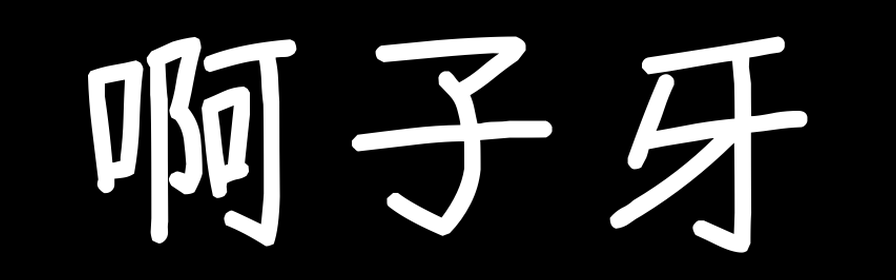
#> input picture 参考库/品牌/B站/源文件/字形蒙版.png, 896 x 280 px
$ python '重建水印.py'
#> lines starting #> are read from the running program, lines starting #| are printed output that depends on the picture
"""Rebuild the name-only transparent watermark from its preserved glyph mask.

Requires Pillow. Run this file with Python; no system fonts or video files needed.
"""
from pathlib import Path
from PIL import Image, ImageChops, ImageFilter

ROOT=Path(__file__).resolve().parents[1]


def shift(mask,dx,dy):
    result=Image.new('L',mask.size)
    result.paste(mask,(dx,dy))
    return result


def tint(mask,rgb,opacity):
    result=Image.new('RGBA',mask.size,rgb+(0,))
    result.putalpha(mask.point(lambda v:round(v*opacity)))
    return result


def build():
    mask=Image.open(ROOT/'源文件/字形蒙版.png').convert('L')
#> mask is the input picture: PIL image 896x280 L; min 0, max 255, mean 43
    assert mask.size==(896,280)
    highlight=ImageChops.subtract(mask,shift(mask,5,5)).filter(ImageFilter.GaussianBlur(.5))
#> in shift, `result=Image.new('L',mask.size)`: result: PIL image 896x280 L; every value is 0
#> in shift, `result.paste(mask,(dx,dy))`:
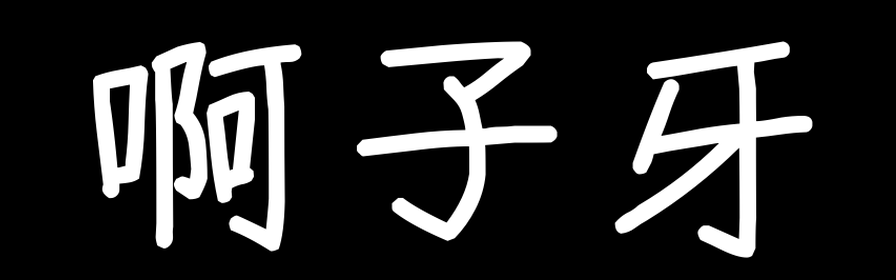
#> result: PIL image 896x280 L; min 0, max 255, mean 43
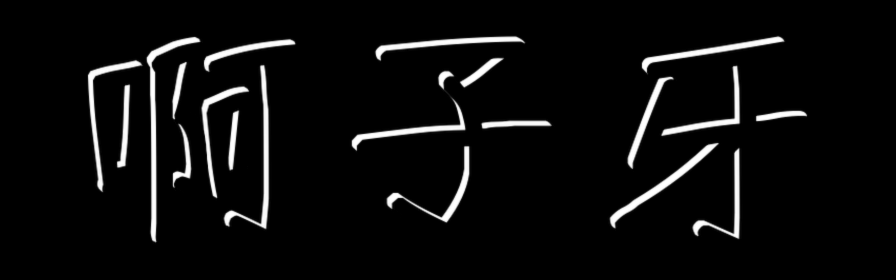
#> highlight: PIL image 896x280 L; min 0, max 255, mean 12.9
    shadow=ImageChops.subtract(mask,shift(mask,-5,-5)).filter(ImageFilter.GaussianBlur(.5))
#> call 2 of shift, with dx = -5, dy = -5
#> in shift (call 2), `result.paste(mask,(dx,dy))`:
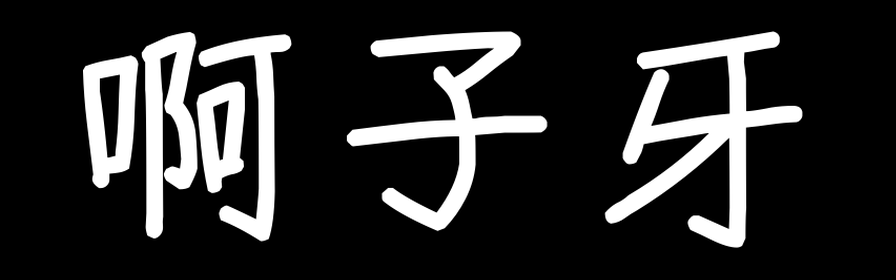
#> result: PIL image 896x280 L; min 0, max 255, mean 43
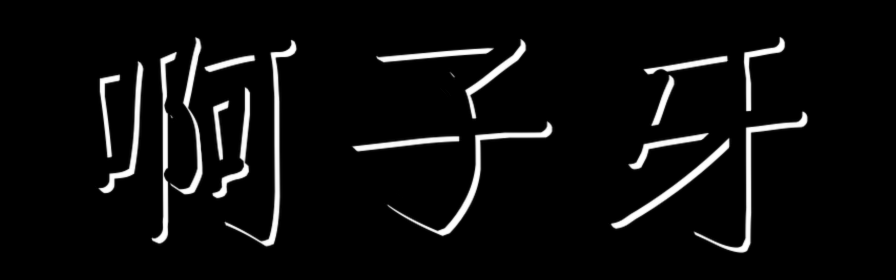
#> shadow: PIL image 896x280 L; min 0, max 255, mean 12.9
    rim=ImageChops.subtract(mask.filter(ImageFilter.MaxFilter(3)),mask.filter(ImageFilter.MinFilter(3)))
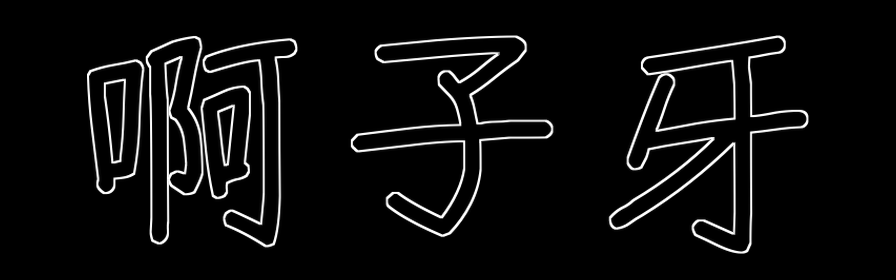
#> rim: PIL image 896x280 L; min 0, max 255, mean 12.3
    master=Image.alpha_composite(tint(rim,(244,245,238),.12),tint(shadow,(0,5,13),.60))
#> call 2 of tint, with rgb = (0, 5, 13), opacity = 0.6
#> in tint (call 2), `result.putalpha(mask.point(lambda v:round(v*opacity)))`:
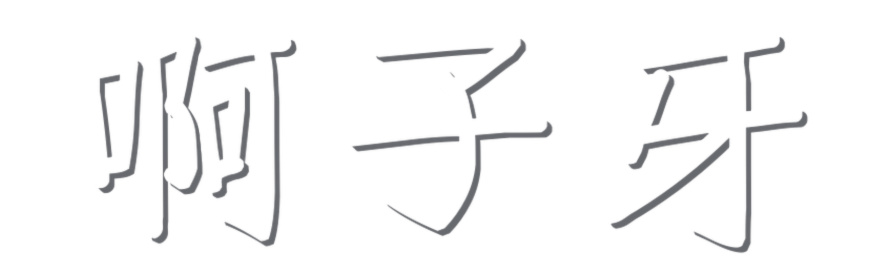
#> result: PIL image 896x280 RGBA; mean R, G, B, A 0, 5, 13, 7.7; transparent parts drawn white
    master=Image.alpha_composite(master,tint(highlight,(250,250,243),.78))
    folder=ROOT/'透明PNG';folder.mkdir(exist_ok=True)
    for name,size in [('高清母版',(896,280)),('1080p',(224,70)),('4K',(448,140))]:
        im=master if size==master.size else master.resize(size,Image.Resampling.LANCZOS)
        im.save(folder/f'啊子牙_悠哉_B站无账号_{name}.png')
#> this loop made 3 passes
#> pass 2, in build, `im=master if size==master.size else master.resize(size,Image.Resamplin..`:
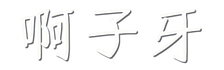
#> im: PIL image 224x70 RGBA; mean R, G, B, A 37.3, 37.6, 37.2, 19.3; transparent parts drawn white
    return master


if __name__=='__main__':
    build()
    print('透明PNG已按保存的原始字形重建。')
